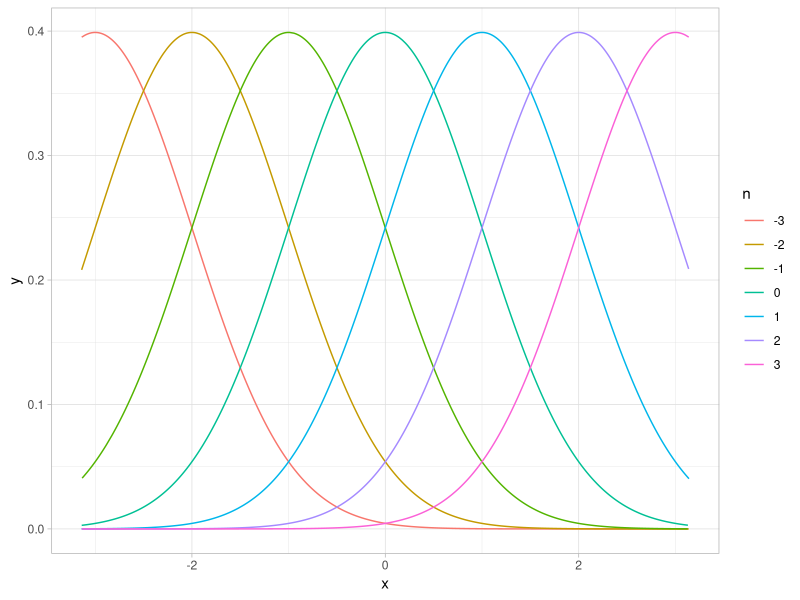
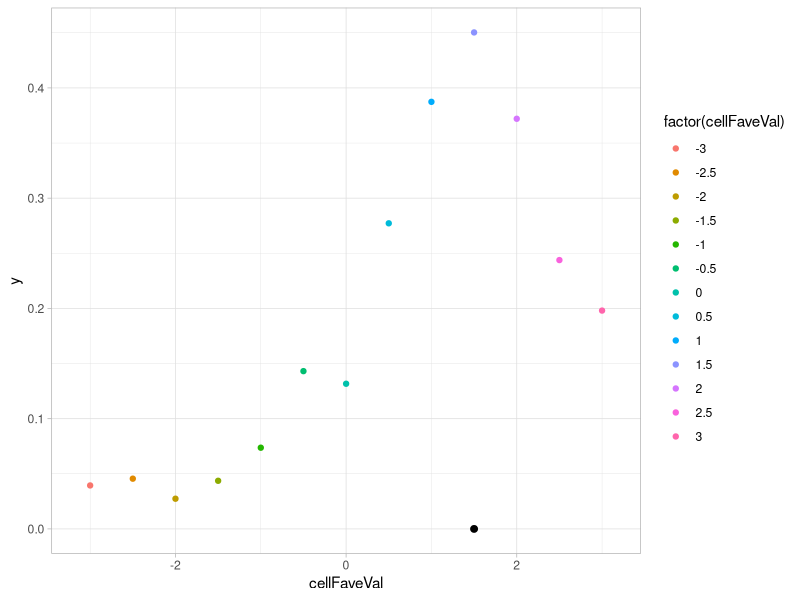

Write R code to recreate these figures, in order.
## ---- chunk 1
library(tidyverse)
library(knitr)
set.seed(20190401)
## ---- chunk 2
library(tibble)
library(ggplot2)

tmp <- NULL
for (n in -3:3) {
  r <- NULL
  for (i in 1:1000) {
    x = runif(1, -pi, pi)
    r <- rbind(r, tibble(n, x, y = dnorm(x, n)))
  }
  tmp <- rbind(tmp, r)
}

tmp$n <- factor(tmp$n)

ggplot(tmp, aes(x = x, y = y, colour = n, fill = n)) + 
  geom_line(aes(group = n)) +
  theme_light()
## ---- chunk 3

tmp <- NULL
x <- 1.5
for (cellFaveVal in seq(-3, 3, 0.5)) {
  tmp <- rbind(tmp, tibble(cellFaveVal, y = dnorm(x, cellFaveVal) + runif(1, 0, 0.1)))
}

ggplot(tmp, aes(x = cellFaveVal, y = y, colour = factor(cellFaveVal), fill = factor(cellFaveVal))) + 
  scale_x_continuous(limits = c(-pi, pi)) +
  geom_point() +
  annotate(geom = "point", x = x, y = 0, size = 2) +
  theme_light()

